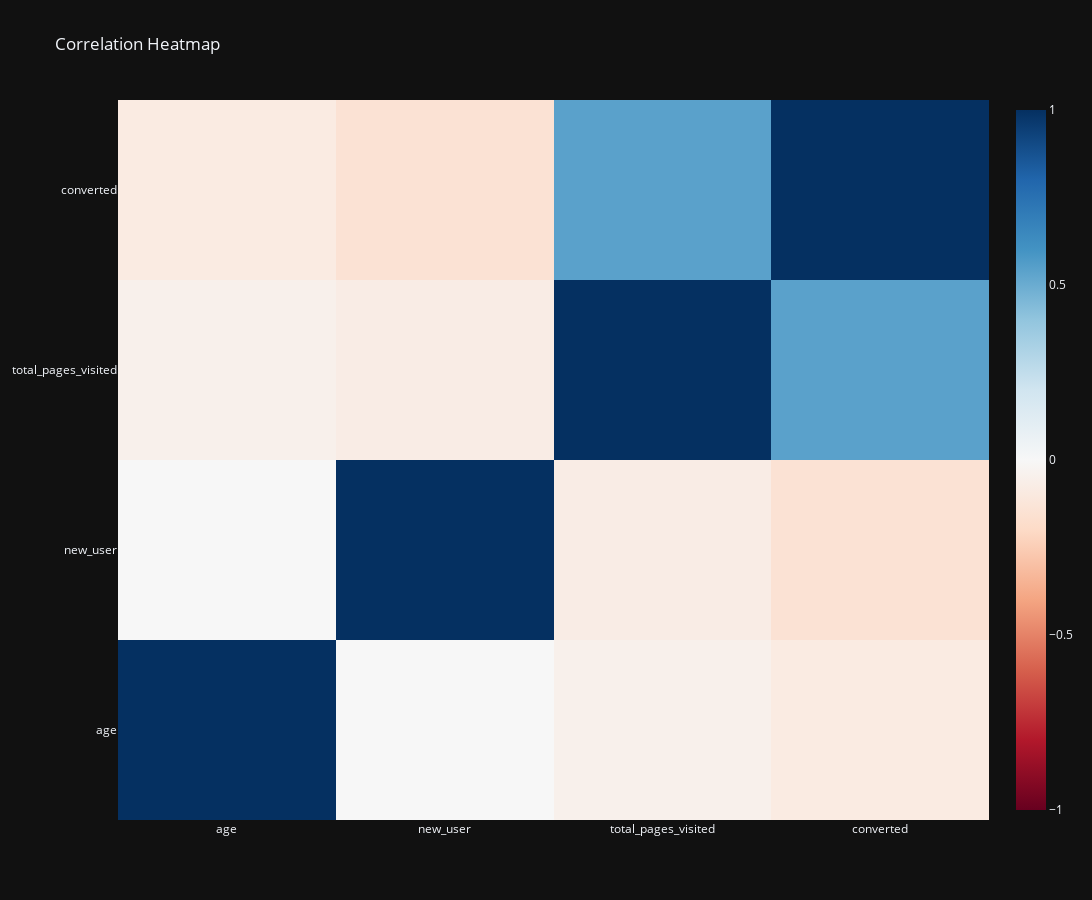

The code cell stored with this chart in its notebook:
### Code cell
corr = data_sample.corr()

fig = go.Figure()

fig.add_trace(go.Heatmap(
    z = corr,
    x = corr.columns.values,
    y = corr.columns.values,
    colorscale=px.colors.diverging.RdBu,
    zmid=0
))

fig.update_layout(width=1200, height=900, title='Correlation Heatmap')
fig.show()

### Figure 1 — Plotly figure (JSON) as saved in the notebook; plotly's stock layout.template omitted (floating-point values rounded to 4 significant figures)
{"data": [{"colorscale": [[0, "rgb(103,0,31)"], [0.1, "rgb(178,24,43)"], [0.2, "rgb(214,96,77)"], [0.3, "rgb(244,165,130)"], [0.4, "rgb(253,219,199)"], [0.5, "rgb(247,247,247)"], [0.6, "rgb(209,229,240)"], [0.7, "rgb(146,197,222)"], [0.8, "rgb(67,147,195)"], [0.9, "rgb(33,102,172)"], [1, "rgb(5,48,97)"]], "type": "heatmap", "x": ["age", "new_user", "total_pages_visited", "converted"], "y": ["age", "new_user", "total_pages_visited", "converted"], "z": [[1, 0.001991, -0.0492, -0.08665], [0.001991, 1, -0.07591, -0.1474], [-0.0492, -0.07591, 1, 0.5426], [-0.08665, -0.1474, 0.5426, 1]], "zmid": 0}], "layout": {"height": 900, "title": {"text": "Correlation Heatmap"}, "width": 1200}}
